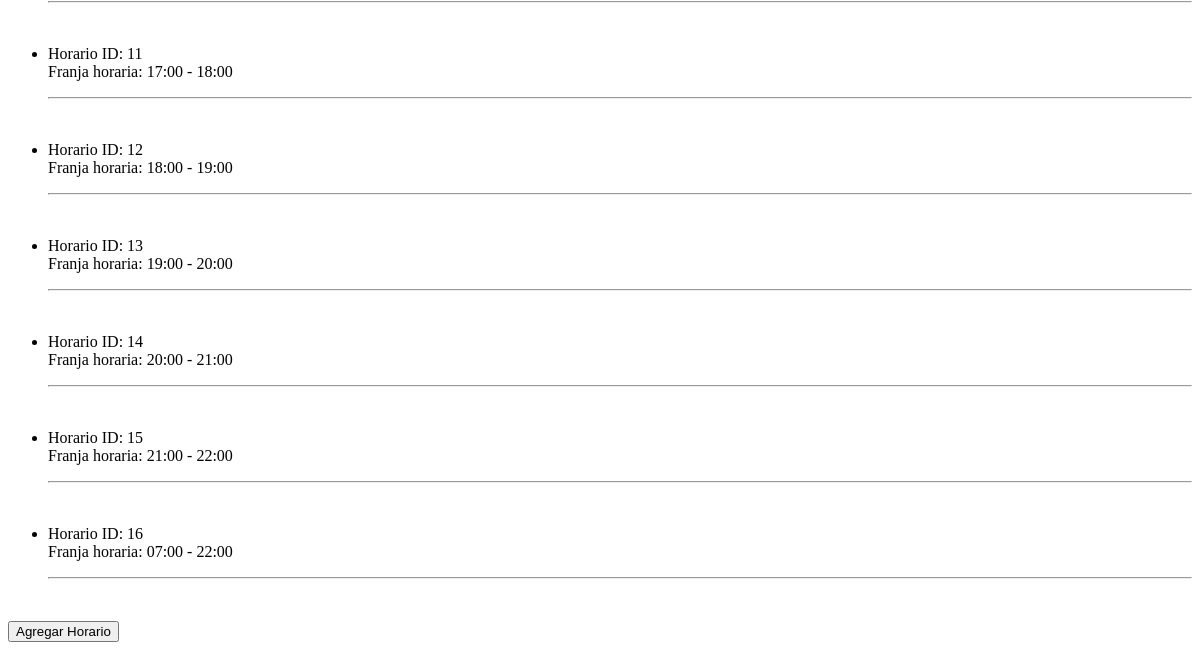
The app's page /listaHorarios (lower part), older data.
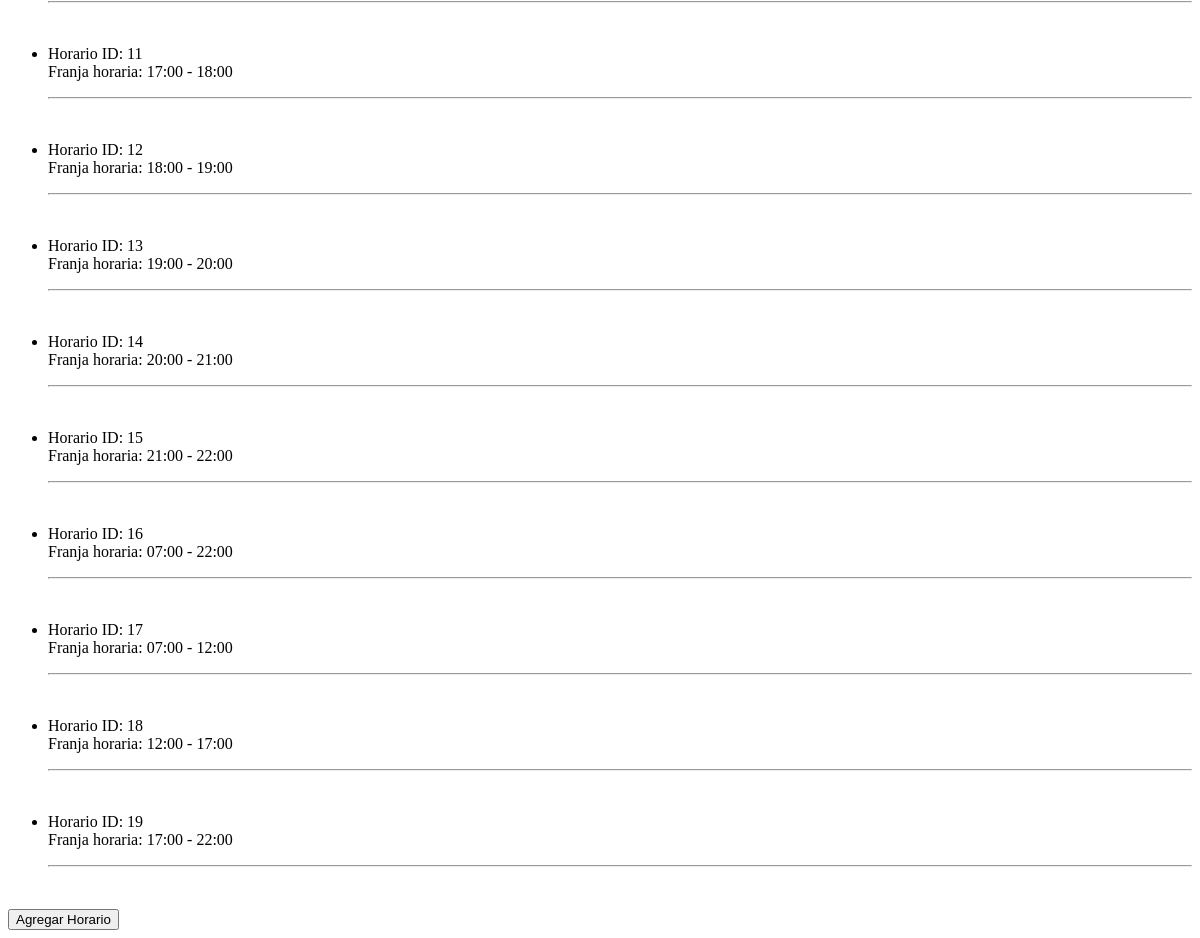
The same page, newer data.
### Actividades/models.py (models this page shows, shortened)
class Horario(models.Model):
    horario = models.CharField(max_length=50)

### Actividades/views.py (the view)
# urls.py: path('listaHorarios', views.listarHorarios, name='listaHorarios'),
def listarHorarios(request):
    horarios = Horario.objects.all()
    contexto = {
        'titulo': 'Lista de Horarios',
        'horarios': horarios
    }
    return render(request, 'Actividades/listaHorarios.html', contexto)

### Actividades/templates/Actividades/listaHorarios.html (shortened to what this page needs)
<!DOCTYPE html>
<html lang="en">
<head>
</head>
<body>
    <ul>
        {% for horario in horarios %}
        <li>
            <p>
                Horario ID: {{horario.id}}<br>
                Franja horaria: {{horario.horario}}<br>
            </p>
        </li>
        <hr>
        <br>
        {% endfor %}
    </ul>
    <a href=" {% url 'crearHorario' %} ">
        <button>Agregar Horario</button>
    </a>
</body>
</html>

Row changes from the older to the newer data that the page shows:
added Horario: id "17", horario "07:00 - 12:00"
added Horario: id "18", horario "12:00 - 17:00"
added Horario: id "19", horario "17:00 - 22:00"
